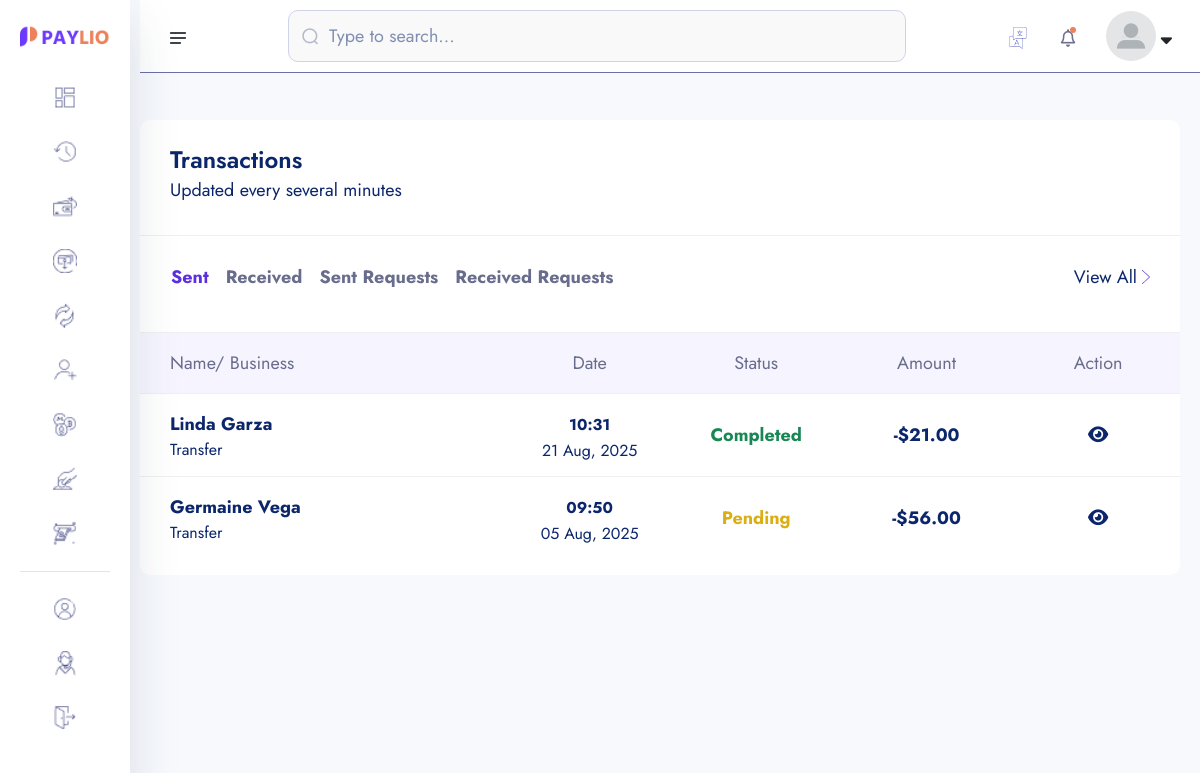
The app's page /transactions/ (signed in) with its own data.
### core/models.py (models this page shows, shortened)
class Transaction(models.Model):
    transaction_id = ShortUUIDField(unique=True, length=15, max_length=20, prefix="TRN")
    user = models.ForeignKey(User, on_delete=models.SET_NULL, null=True)
    amount = models.DecimalField(max_digits=12, decimal_places=2, default=0.00)
    description = models.CharField(max_length=1000, null=True, blank=True)
    reciever = models.ForeignKey(User, on_delete=models.SET_NULL, null=True, related_name="reciever")
    sender = models.ForeignKey(User, on_delete=models.SET_NULL, null=True, related_name="sender")
    reciever_account = models.ForeignKey(Account, on_delete=models.SET_NULL, null=True, related_name="reciever_account")
    sender_account = models.ForeignKey(Account, on_delete=models.SET_NULL, null=True, related_name="sender_account")
    status = models.CharField(choices=TRANSACTION_STATUS, max_length=100, default="pending")
    transaction_type = models.CharField(choices=TRANSACTION_TYPE, max_length=100, default="none")
    date = models.DateTimeField(auto_now_add=True)
    updated = models.DateTimeField(auto_now_add=False, null=True, blank=True)

### userauths/models.py (models this page shows, shortened)
class User(AbstractUser):
    username = models.CharField(max_length=255)
    email = models.EmailField(unique=True)
    is_staff = models.BooleanField(default=False)
    is_superuser = models.BooleanField(default=False)
    USERNAME_FIELD = "email"
    REQUIRED_FIELDS = ['username']

### account/models.py (models this page shows, shortened)
class KYC(models.Model):
    id = models.UUIDField(primary_key=True, unique=True, default=uuid.uuid4, editable=False)
    user =  models.OneToOneField(User, on_delete=models.CASCADE)
    account =  models.OneToOneField(Account, on_delete=models.CASCADE, null=True, blank=True)
    full_name = models.CharField(max_length=1000)
    image = models.ImageField(upload_to="kyc", default="default.jpg")
    marrital_status = models.CharField(choices=MARITAL_STATUS, max_length=40)
    gender = models.CharField(choices=GENDER, max_length=40)
    identity_type = models.CharField(choices=IDENTITY_TYPE, max_length=140)
    identity_image = models.ImageField(upload_to="kyc", null=True, blank=True)
    date_of_birth = models.DateTimeField(auto_now_add=False)
    signature = models.ImageField(upload_to="kyc")
    country = models.CharField(max_length=100)
    state = models.CharField(max_length=100)
    city = models.CharField(max_length=100)
    mobile = models.CharField(max_length=1000)
    fax = models.CharField(max_length=1000)
    date = models.DateTimeField(auto_now_add=True)
    class Meta:
        ordering = ['-date']

### core/transaction.py (the view)
# urls.py: path('transactions/', transaction.transaction_lists, name='transactions'),
@login_required
def transaction_lists(request):
    sender_transaction = Transaction.objects.filter(sender=request.user, transaction_type='Transfer').order_by('-id')
    reciever_transaction = Transaction.objects.filter(reciever=request.user, transaction_type='Transfer').order_by('-id')
    request_sender_transaction = Transaction.objects.filter(sender=request.user , transaction_type='request')
    request_reciever_transaction = Transaction.objects.filter(reciever=request.user , transaction_type='request')
    context = {
        'sender_transaction':sender_transaction,
        'reciever_transaction':reciever_transaction,
        'request_sender_transaction':request_sender_transaction,
        'request_reciever_transaction':request_reciever_transaction,
    }
    return render(request, 'transaction/transaction-list.html', context)

### core/templates/transaction/transaction-list.html (shortened to what this page needs)
{% extends "auth_base.html" %}
{% load static %}
{% load humanize %}
{% block content %}
    <section class="dashboard-section body-collapse">
        <div class="overlay pt-120">
            <div class="container-fruid">
                <div class="row">
                    <div class="col-xl-12 col-lg-12">
                        <div class="section-content">
                            <div class="transactions-area">
                                <div class="section-text">
                                    <h5>Transactions</h5>
                                    <p>Updated every several minutes</p>
                                </div>
                                <div class="top-area d-flex align-items-center justify-content-between">
                                    <ul class="nav nav-tabs" role="tablist">
                                        <li class="nav-item" role="presentation">
                                            <button class="nav-link active" id="latest-tab" data-bs-toggle="tab" data-bs-target="#latest" type="button" role="tab" aria-controls="latest" aria-selected="true">Sent</button>
                                        </li>
                                        <li class="nav-item" role="presentation">
                                            <button class="nav-link" id="upcoming-tab" data-bs-toggle="tab" data-bs-target="#upcoming" type="button" role="tab" aria-controls="upcoming" aria-selected="false">Received</button>
                                        </li>
                                        <li class="nav-item" role="presentation">
                                            <button class="nav-link" id="sender-request-tab" data-bs-toggle="tab" data-bs-target="#sender-request" type="button" role="tab" aria-controls="upcoming" aria-selected="false">Sent Requests</button>
                                        </li>
                                        <li class="nav-item" role="presentation">
                                            <button class="nav-link" id="reciever-request-tab" data-bs-toggle="tab" data-bs-target="#reciever-request" type="button" role="tab" aria-controls="upcoming" aria-selected="false">Received Requests</button>
                                        </li>
                                    </ul>
                                    <div class="view-all d-flex align-items-center">
                                        <a href="javascript:void(0)">View All</a>
                                        <img src="{% static 'assets1/images/icon/right-arrow.png' %}" alt="icon">
                                    </div>
                                </div>
                                <div class="tab-content mt-40">
                                    <div class="tab-pane fade show active" id="latest" role="tabpanel" aria-labelledby="latest-tab">
                                        <div class="table-responsive">
                                            <table class="table">
                                                <thead>
                                                    <tr>
                                                        <th scope="col">Name/ Business</th>
                                                        <th scope="col">Date</th>
                                                        <th scope="col">Status</th>
                                                        <th scope="col">Amount</th>
                                                        <th scope="col">Action</th>
                                                    </tr>
                                                </thead>
                                                <tbody>
                                                    {% for s in sender_transaction %}
                                                        <tr data-bs-toggle="modal" data-bs-target="#transactionsMod">
                                                            <th scope="row">
                                                                <p>{{s.reciever.kyc.full_name|title}}</p>
                                                                <p class="mdr">{{s.transaction_type|title}}</p>
                                                            </th>
                                                            <td>
                                                                <p><small>{{s.date|date:"h:i"}}</small></p>
                                                                <p class="mdr">{{s.date|date:"d M, Y"}}</p>
                                                            </td>
                                                            <td>
                                                                {% if s.status == 'completed' %}
                                                                    <p class="text-success">{{s.status|title}}</p>
                                                                {% endif %}
                                                                {% if s.status == 'pending' %}
                                                                    <p class="inprogress">{{s.status|title}}</p>
                                                                {% endif %}
                                                            </td>
                                                            <td>
                                                                <p>-${{s.amount|intcomma}}</p>
                                                            </td>
                                                            <td>
                                                                <a href="{% url 'core:transaction-detail' s.transaction_id %}" class=""><i class="fas fa-eye"></i></a>
                                                            </td>
                                                        </tr>
                                                    {% endfor %}
                                                </tbody>
                                            </table>
                                        </div>
                                    </div>
                                </div>
                            </div>
                        </div>
                    </div>
                </div>
            </div>
        </div>
    </section>
    {% endblock content %}

### records on screen
Transaction: reciever.kyc.full_name "Linda Garza", transaction_type "Transfer", date "10:31", date "21 Aug, 2025", status "Completed", amount "21.00"
Transaction: reciever.kyc.full_name "Germaine Vega", transaction_type "Transfer", date "09:50", date "05 Aug, 2025", status "Pending", amount "56.00"
